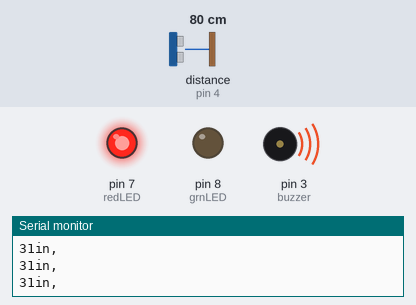
Bench run of a sketch on a simulated Arduino Uno, built with avr-gcc and run on an emulated ATmega328P. Shown: output pins drawn as LEDs (lit = HIGH), buzzer (waves = sounding), the last lines printed to the serial monitor. Wiring (inferred from the names in the program): range finder with pulse-width output: data pin 4. The inputs (shaded band) are chosen by the test bench; at power-on: distance to the obstacle (sensor on pin 4) 80 cm. The echo pulse lasts 58.3 µs per cm.

Above: at 1.2 s.
1.3 s: distance to the obstacle (sensor on pin 4) set to 97 cm
2.8 s: distance to the obstacle (sensor on pin 4) set to 106 cm
At 3.8 s:
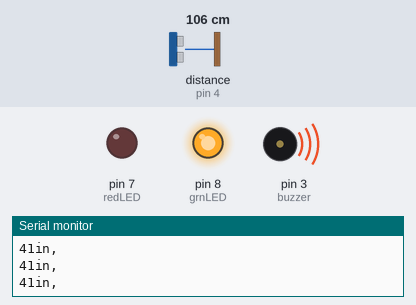
4.3 s: distance to the obstacle (sensor on pin 4) set to 2 cm
At 5.0 s:
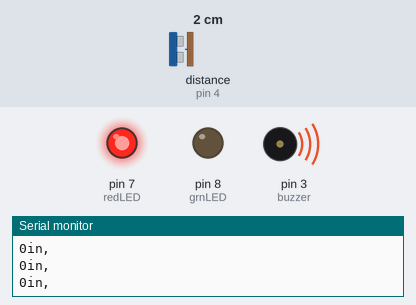
5.8 s: distance to the obstacle (sensor on pin 4) set to 120 cm
At 6.9 s:
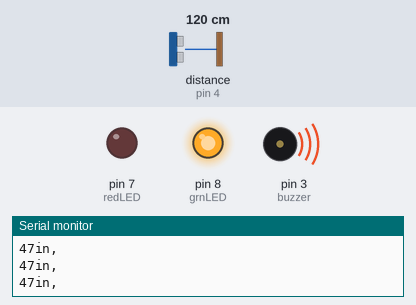
Timing chart, 0 to 8.3 s (numbered marks = the images above; inputs shaded):
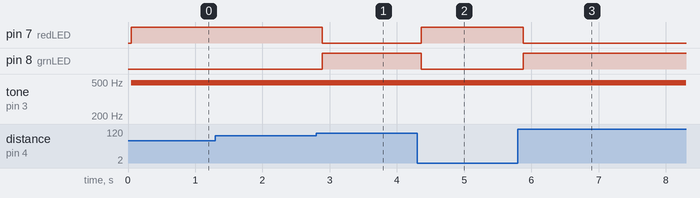

Measured:
- the behaviour switches between 101 and 102 cm on distance to the obstacle (sensor on pin 4) (found by bisection; images 0 and 1)
- after the input at 2.8 s, pin 7 (redLED): HIGH → LOW after 0.09 s; pin 8 (grnLED): LOW → HIGH after 0.09 s
- after the input at 4.3 s, pin 7 (redLED): LOW → HIGH after 0.06 s; pin 8 (grnLED): HIGH → LOW after 0.06 s
- after the input at 5.8 s, pin 7 (redLED): HIGH → LOW after 0.08 s; pin 8 (grnLED): LOW → HIGH after 0.08 s

The sketch:

standaloneUltrasonic.ino
```cpp
const int pwPin = 4;
const int redLED = 7;
const int grnLED = 8;
const int buzzer = 3;
const int safeDist = 40;
//variables needed to store values
long pulse, inches, cm;

void setup() {
  //This opens up a serial connection to shoot the results back to the PC console
  Serial.begin(9600);
  pinMode(pwPin, INPUT);
  pinMode(redLED, OUTPUT);
  pinMode(grnLED, OUTPUT);
  pinMode(buzzer, OUTPUT);
}


void loop() {


  //Used to read in the pulse that is being sent by the MaxSonar device.
  //Pulse Width representation with a scale factor of 147 uS per Inch.

  pulse = pulseIn(pwPin, HIGH);
  //147uS per inch
  inches = pulse/147;

  Serial.print(inches);
  Serial.print("in, ");
  Serial.println();

  if (inches < safeDist) {
    digitalWrite(redLED,HIGH);
    digitalWrite(grnLED,LOW);
    analogWrite(buzzer,127);
  } else {
    digitalWrite(redLED,LOW);
    digitalWrite(grnLED,HIGH);
    analogWrite(buzzer,0);
  }


}
```
